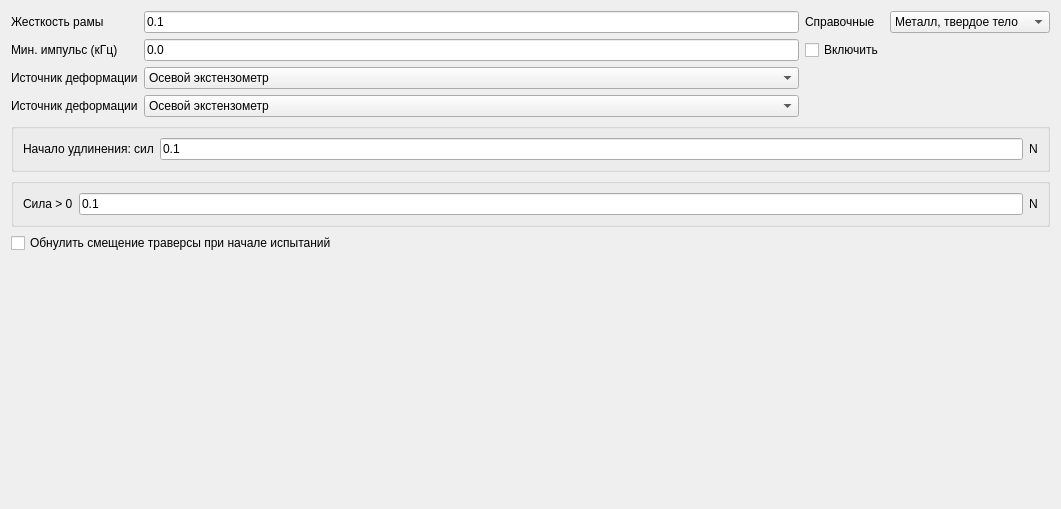
<?xml version="1.0" encoding="UTF-8"?>
<ui version="4.0">
 <class>PlanCommonForm</class>
 <widget class="QWidget" name="PlanCommonForm">
  <property name="geometry">
   <rect>
    <x>0</x>
    <y>0</y>
    <width>1061</width>
    <height>509</height>
   </rect>
  </property>
  <property name="windowTitle">
   <string>Form</string>
  </property>
  <layout class="QVBoxLayout" name="verticalLayout_3">
   <item>
    <layout class="QGridLayout" name="gridLayout">
     <item row="1" column="1">
      <widget class="QLineEdit" name="lineEdit_2">
       <property name="text">
        <string>0.0</string>
       </property>
      </widget>
     </item>
     <item row="0" column="2">
      <widget class="QLabel" name="label_5">
       <property name="text">
        <string>Справочные</string>
       </property>
      </widget>
     </item>
     <item row="3" column="0">
      <widget class="QLabel" name="label_4">
       <property name="text">
        <string>Источник деформации</string>
       </property>
      </widget>
     </item>
     <item row="0" column="0">
      <widget class="QLabel" name="label">
       <property name="text">
        <string>Жесткость рамы</string>
       </property>
      </widget>
     </item>
     <item row="1" column="0">
      <widget class="QLabel" name="label_2">
       <property name="text">
        <string>Мин. импульс (кГц) </string>
       </property>
      </widget>
     </item>
     <item row="2" column="0">
      <widget class="QLabel" name="label_3">
       <property name="text">
        <string>Источник деформации</string>
       </property>
      </widget>
     </item>
     <item row="0" column="1">
      <widget class="QLineEdit" name="lineEdit">
       <property name="text">
        <string>0.1</string>
       </property>
      </widget>
     </item>
     <item row="0" column="3">
      <widget class="QComboBox" name="comboBox_2">
       <item>
        <property name="text">
         <string>Металл, твердое тело</string>
        </property>
       </item>
       <item>
        <property name="text">
         <string>Древесина (2-5)</string>
        </property>
       </item>
       <item>
        <property name="text">
         <string>Нейлон (5-20)</string>
        </property>
       </item>
       <item>
        <property name="text">
         <string>Резина, стальной трос</string>
        </property>
       </item>
       <item>
        <property name="text">
         <string>Пружина (100-1000)</string>
        </property>
       </item>
      </widget>
     </item>
     <item row="1" column="2">
      <widget class="QCheckBox" name="checkBox">
       <property name="text">
        <string>Включить</string>
       </property>
      </widget>
     </item>
     <item row="2" column="1">
      <widget class="QComboBox" name="comboBox_3">
       <item>
        <property name="text">
         <string>Осевой экстензометр</string>
        </property>
       </item>
       <item>
        <property name="text">
         <string>Длинноходовой экстензометр</string>
        </property>
       </item>
       <item>
        <property name="text">
         <string>Смещение траверсы</string>
        </property>
       </item>
       <item>
        <property name="text">
         <string>Микромер №1</string>
        </property>
       </item>
       <item>
        <property name="text">
         <string>Микромер №2</string>
        </property>
       </item>
       <item>
        <property name="text">
         <string>Микромер №3</string>
        </property>
       </item>
       <item>
        <property name="text">
         <string>Микромер №4</string>
        </property>
       </item>
       <item>
        <property name="text">
         <string>Микромер 2 средний</string>
        </property>
       </item>
       <item>
        <property name="text">
         <string>Микромер 3 средний</string>
        </property>
       </item>
       <item>
        <property name="text">
         <string>Микромер 4 средний</string>
        </property>
       </item>
      </widget>
     </item>
     <item row="3" column="1">
      <widget class="QComboBox" name="comboBox_4">
       <item>
        <property name="text">
         <string>Осевой экстензометр</string>
        </property>
       </item>
       <item>
        <property name="text">
         <string>Длинноходовой экстензометр</string>
        </property>
       </item>
       <item>
        <property name="text">
         <string>Смещение траверсы</string>
        </property>
       </item>
       <item>
        <property name="text">
         <string>Микромер №1</string>
        </property>
       </item>
       <item>
        <property name="text">
         <string>Микромер №2</string>
        </property>
       </item>
       <item>
        <property name="text">
         <string>Микромер №3</string>
        </property>
       </item>
       <item>
        <property name="text">
         <string>Микромер №4</string>
        </property>
       </item>
       <item>
        <property name="text">
         <string>Микромер 2 средний</string>
        </property>
       </item>
       <item>
        <property name="text">
         <string>Микромер 3 средний</string>
        </property>
       </item>
       <item>
        <property name="text">
         <string>Микромер 4 средний</string>
        </property>
       </item>
      </widget>
     </item>
    </layout>
   </item>
   <item>
    <widget class="QGroupBox" name="groupBox">
     <property name="title">
      <string/>
     </property>
     <layout class="QVBoxLayout" name="verticalLayout">
      <item>
       <layout class="QGridLayout" name="gridLayout_2">
        <item row="0" column="0">
         <widget class="QLabel" name="Label">
          <property name="text">
           <string>Начало удлинения: сил</string>
          </property>
         </widget>
        </item>
        <item row="0" column="1">
         <widget class="QLineEdit" name="LineEdit">
          <property name="text">
           <string>0.1</string>
          </property>
         </widget>
        </item>
        <item row="0" column="2">
         <widget class="QLabel" name="label_6">
          <property name="text">
           <string>N</string>
          </property>
         </widget>
        </item>
       </layout>
      </item>
     </layout>
    </widget>
   </item>
   <item>
    <widget class="QGroupBox" name="groupBox_2">
     <property name="title">
      <string/>
     </property>
     <layout class="QVBoxLayout" name="verticalLayout_2">
      <item>
       <layout class="QGridLayout" name="gridLayout_3">
        <item row="0" column="0">
         <widget class="QLabel" name="Label_3">
          <property name="text">
           <string>Сила &gt; 0</string>
          </property>
         </widget>
        </item>
        <item row="0" column="1">
         <widget class="QLineEdit" name="LineEdit_3">
          <property name="text">
           <string>0.1</string>
          </property>
         </widget>
        </item>
        <item row="0" column="2">
         <widget class="QLabel" name="label_7">
          <property name="text">
           <string>N</string>
          </property>
         </widget>
        </item>
       </layout>
      </item>
     </layout>
    </widget>
   </item>
   <item>
    <layout class="QGridLayout" name="gridLayout_4">
     <item row="0" column="0">
      <widget class="QCheckBox" name="checkBox_2">
       <property name="text">
        <string>Обнулить смещение траверсы при начале испытаний</string>
       </property>
      </widget>
     </item>
    </layout>
   </item>
   <item>
    <spacer name="verticalSpacer">
     <property name="orientation">
      <enum>Qt::Vertical</enum>
     </property>
     <property name="sizeHint" stdset="0">
      <size>
       <width>20</width>
       <height>40</height>
      </size>
     </property>
    </spacer>
   </item>
  </layout>
 </widget>
 <resources/>
 <connections/>
</ui>
